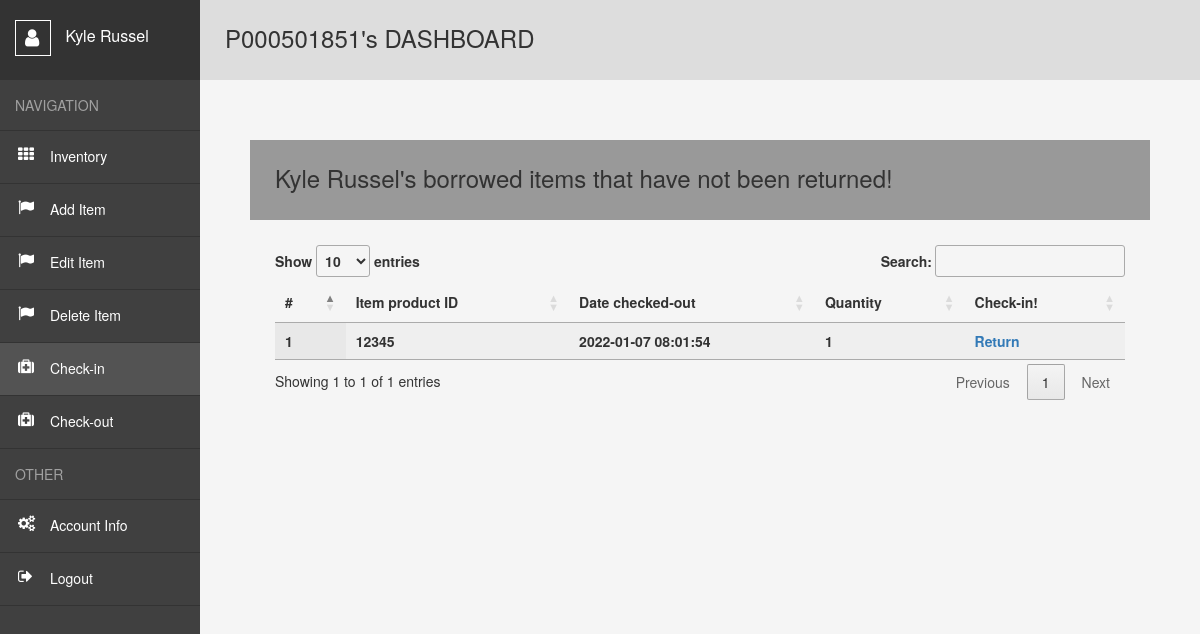
/user/Check-in (signed in), run on the app's committed database.
### website/models.py (models this page shows)
class User(db.Model, UserMixin):##usermixin makes it easier for user login
    id = db.Column(db.Integer, primary_key=True)##unique key
    email = db.Column(db.String(320), unique=True)##cant have the same email
    telnum = db.Column(db.String(10),unique=True)##cant have the same telephone number
    s_id = db.Column(db.String(9),unique=True)
    fname = db.Column(db.String(26))
    lname = db.Column(db.String(50))
    password = db.Column(db.String(15))
    sf = db.Column(db.String(7))
    zip = db.Column(db.String(5))
    bday = db.Column(db.String(10))##might cause an error if it does change to string(10)
    date_created = db.Column(db.DateTime(timezone=True), default=func.now())
    borroweditems= db.relationship('Borroweditem', backref='user',passive_deletes=True)##reference all borroweditems##relationship with db
    creators= db.relationship('Inventory', backref='user',passive_deletes=True)##reference all borroweditems##relationship with db

class Borroweditem(db.Model):
    id = db.Column(db.Integer, primary_key=True)
    product_id= db.Column(db.Integer)
    quantity = db.Column(db.Integer)
    date_borrowed = db.Column(db.DateTime(timezone=True), default=func.now())
    borrower = db.Column(db.Integer, db.ForeignKey('user.id', ondelete="CASCADE"),nullable=False) ##foreign key relationship

### website/views.py (the view)
@views.route("/user/Check-in")
@login_required
def Check_in():
    if session.get("SCHOOL_ID", None) is not None and session.get("FNAME",None) is not None and session.get("LNAME",None) is not None and session.get("DATE",None) is not None and session.get("SF",None) is not None and session.get("id",None) is not None:
        itemsborrowed = Borroweditem.query.filter_by(borrower=session['id']).all()
        return render_template("Check-in.html",user = current_user ,data=itemsborrowed)
    else:
        flash("You do not have access to this page! Pls, Log in!", category="error")
        return redirect(url_for('views.home'))

### website/templates/Check-in.html (shortened to what this page needs)
<!DOCTYPE html>
<html lang="en">
<head>
    <link rel= "stylesheet" type= "text/css" href= "{{ url_for('static',filename='styles3.css') }}">
    <link rel="stylesheet" href="https://maxcdn.bootstrapcdn.com/bootstrap/3.3.6/css/bootstrap.min.css" />
    <link href='https://cdn.datatables.net/1.10.24/css/jquery.dataTables.min.css' rel='stylesheet' type='text/css'>
</head>
<body>
    {% if session['SCHOOL_ID'] and session['FNAME'] and session ['id'] and user.is_authenticated %}
    <div class="wrapper">
        <nav>
          <header>
            <span></span>
              {{session['FNAME']}}
          </header>
          <ul>
            <li><span>Navigation</span></li>
            <li><a style="text-decoration:none" href="{{url_for('views.user')}}">Inventory</a></li>
            <li><a style="text-decoration:none" href="{{url_for('views.user')}}">Add Item</a></li>
            <li><a style="text-decoration:none" href="{{url_for('views.user')}}">Edit Item</a></li>
            <li><a style="text-decoration:none" href="{{url_for('views.user')}}">Delete Item</a></li>
            <li><a class="active" style="text-decoration:none" href="{{url_for('views.Check_in')}}">Check-in</a></li>
            <li><a style="text-decoration:none" href="{{url_for('views.Check_out')}}">Check-out</a></li>
            <li><span>Other</span></li>
            <li><a style="text-decoration:none" href="{{url_for('views.account_info')}}">Account Info</a></li>
            <li><a style="text-decoration:none" href="{{url_for('auth.logout')}}">Logout</a></li>
          </ul>
        </nav>
        <main>
          <h1>P{{session['SCHOOL_ID']}}'s DASHBOARD</h1>
          <div class="container-fluid">
            <div class="row" style="padding:50px;">
                <p><h2>{{session['FNAME']}}'s borrowed items that have not been returned!</h1></p>
                <div >
                    <table id='empTable' class='display dataTable' width='100%'>
                        <thead>
                        <tr>
                            <th>#</th>
                            <th>Item product ID</th>
                            <th>Date checked-out</th>
                            <th>Quantity</th>
                            <th>Check-in!</th>
                        </tr>
                        </thead>
                        {% for row in data %}
                          <tr>
                              <th>{{row.id}}</th>
                              <th>{{row.product_id}}</th>
                              <th>{{row.date_borrowed}}</th>
                              <th>{{row.quantity}}</th>
                              <th><a style="text-decoration:none" href="/user/Check-in-confirmed/{{row.id}}">Return</a></th>
                          </tr>
                        {% endfor %}
                    </table>
                </div>
           </div>
        </div>
        </main>
      </div>
      {% endif %}

### website/static/styles3.css (style rules this page uses)
*, *:before, *:after { margin: 0; padding: 0; box-sizing: border-box; }
*:before, *:after { content: ""; display: block; position: absolute; }
html, body { height: 100%; }
body { font: 15px "Open Sans", sans-serif; color: #777; }
a { cursor: pointer; }
ul { list-style: none; }
.wrapper { display: flex; min-height: 100%; }
nav { width: 200px; background: #404040; }
nav header { position: relative; height: 80px; padding: 20px 0 0 15px; font-size: 16px; color: #fff; background: #333; }
nav header span { position: relative; display: inline-block; width: 36px; height: 36px; margin: 0 10px 0 0; vertical-align: middle; border: 1px solid #fff; }
nav header span:before { content: "\f007"; font: normal 20px fontawesome; top: 7px; left: 9px; }
nav ul span { display: block; padding: 15px; color: rgba(255, 255, 255, 0.5); text-transform: uppercase; border-bottom: 1px solid #333; }
nav ul a { position: relative; display: block; padding: 15px 15px 17px 50px; color: #fff; border-bottom: 1px solid #333; }
nav ul a:hover, nav ul a.active { background: #535353; }
nav ul a:before { font: normal 16px fontawesome; top: 15px; left: 18px; }
nav ul li:nth-child(2) a:before { content: "\f00a"; }
nav ul li:nth-child(3) a:before { content: "\f024"; }
nav ul li:nth-child(4) a:before { content: "\f024"; }
nav ul li:nth-child(5) a:before { content: "\f024"; }
nav ul li:nth-child(6) a:before { content: "\f0fa"; }
nav ul li:nth-child(7) a:before { content: "\f0fa"; }
nav ul li:nth-child(9) a:before { content: "\f085"; }
nav ul li:nth-child(10) a:before { content: "\f08b"; }
main { flex: 1; padding: 25px; background: #f5f5f5; }
main h1 { height: 80px; margin: -25px -25px 25px -25px; padding: 0 25px; line-height: 76px; font-size: 24px; font-weight: 400; background: #ddd; }
main h2 { height: 80px; margin: -25px -25px 25px -25px; padding: 0 25px; line-height: 76px; font-size: 24px; font-weight: 400; background: #999; }

### data on the page
User: FNAME "Kyle Russel"
Borroweditem: id "1", product_id "12345", date_borrowed "2022-01-07 08:01:54", quantity "1"

### other printed values
{{ session['SCHOOL_ID'] }} "000501851"
